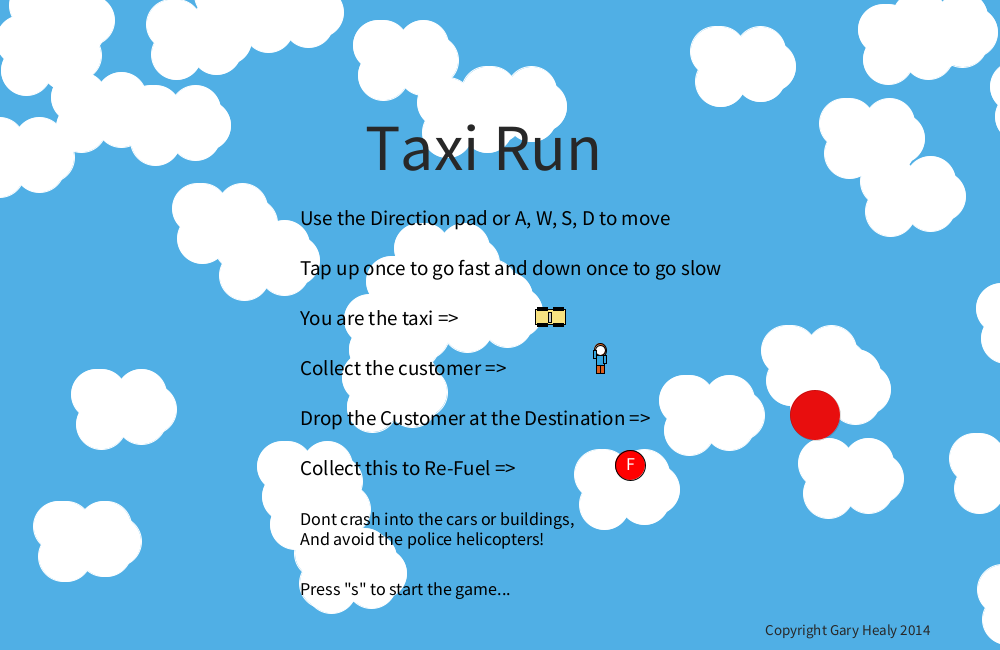
Frame 1 (no input)
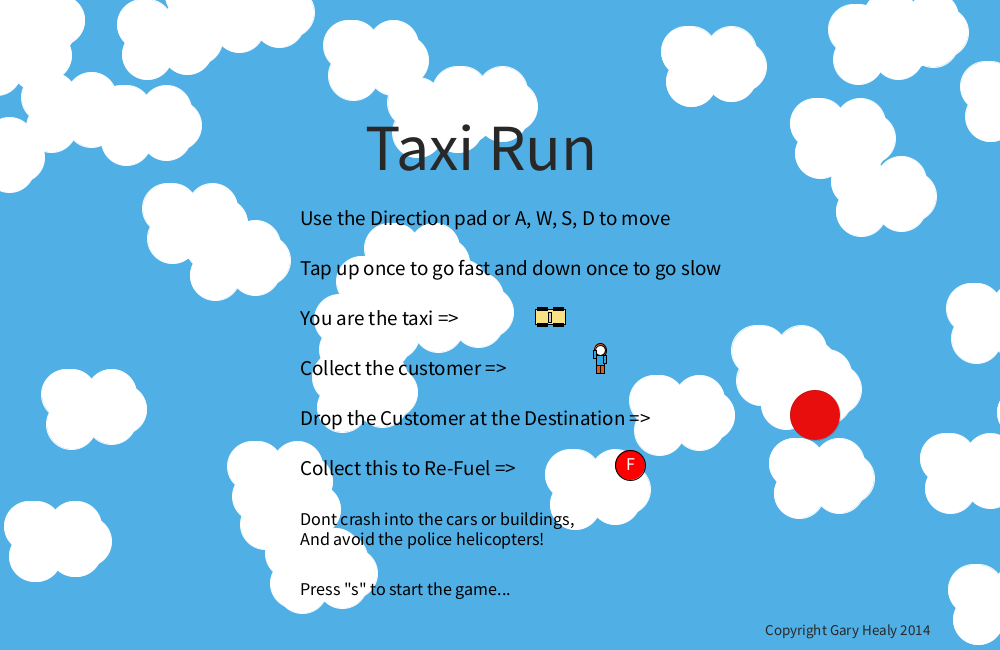
Frame 60 (the mouse pressed at the canvas centre just before this capture)
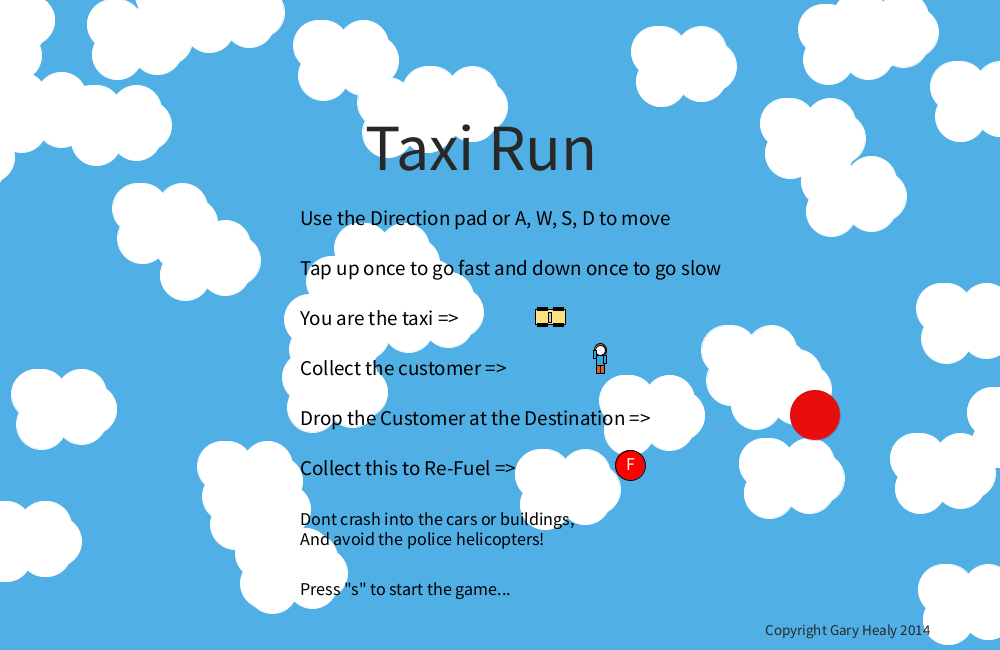
Frame 120 (the mouse held since frame 60 and released just before this capture)

The Processing sketch that drew these frames (run headless with seeded random() and noise(); from frame 60 on, the mouse is pressed at the canvas centre):

// Processing sketch: processing_157546
// ── processing_157546.pde

ArrayList<Customers> cust_dest;
ArrayList<Base> objects; 
MainMenu menu;
Score score;
Taxi taxi;
PoliceHelicopter police1;
PoliceHelicopter police2;
PoliceHelicopter police3;
Cars car1;
Cars car2;
Cars car3;
Cars car4;
Cars car5;
Cars car6;
Cars car7;
Cars car8;
Customers customer; 
Destination dest;
Buildings topLeft;
Buildings topRight;
Buildings bottomLeft;
Buildings bottomRight;
Header header;
Fuel fuel;
ReFuel rFuel;
int SIZE = 45;
Clouds clouds[] = new Clouds[SIZE];

void setup()
{
  size (1000, 650);
  background(180);

  //Menu
  menu = new MainMenu();
  for (int i = 0; i < SIZE; i ++)
  {
    clouds[i] = new Clouds();
  }
  
  //Customer / Destination
  cust_dest = new ArrayList<Customers>();
  customer = new Customers();
  dest = new Destination();
  cust_dest.add(customer);
  
  //Game Objects
  objects = new ArrayList<Base>();
  taxi = new Taxi();
  car1 = new Cars(260, 580, 445, 580, 445, 385, 70, 385, 71, 580, 25, random(0, 255), random(0, 255), random(0, 255));
  car2 = new Cars(261, 350, 445, 350, 445, 155, 70, 155, 71, 350, 30, random(0, 255), random(0, 255), random(0, 255));
  car3 = new Cars(661, 350, 555, 350, 555, 149, 931, 150, 931, 350, 25, random(0, 255), random(0, 255), random(0, 255));
  car4 = new Cars(661, 580, 555, 580, 555, 385, 931, 385, 931, 580, 20, random(0, 255), random(0, 255), random(0, 255));
  car5 = new Cars(445, 385, 70, 385, 71, 580, 260, 580, 445, 580, 25, random(0, 255), random(0, 255), random(0, 255));
  car6 = new Cars(445, 155, 70, 155, 71, 350, 261, 350, 445, 350, 30, random(0, 255), random(0, 255), random(0, 255));
  car7 = new Cars(555, 149, 931, 150, 931, 350, 661, 350, 555, 350, 25, random(0, 255), random(0, 255), random(0, 255)); 
  car8 = new Cars(555, 385, 931, 385, 931, 580, 661, 580, 555, 580, 20, random(0, 255), random(0, 255), random(0, 255)); 
  topLeft = new Buildings(width/4 + 5, height/4 + 70);
  bottomRight = new Buildings(width - width/4 - 15, height - height/4 - 30);   
  bottomLeft = new Buildings(width/4 + 5, height - height/4 - 30);
  topRight = new Buildings(width - width/4 - 15, height/4 + 70);
  fuel = new Fuel();
  rFuel = new ReFuel();
  police1 = new PoliceHelicopter(40, 960);
  police2 = new PoliceHelicopter(960, 620);
  police3 = new PoliceHelicopter(40, 620);
  
  objects.add(topLeft);
  objects.add(bottomRight);
  objects.add(bottomLeft);
  objects.add(topRight); 
  objects.add(taxi);
  objects.add(car1);
  objects.add(car2);
  objects.add(car3);
  objects.add(car4);
  objects.add(car5);
  objects.add(car6);
  objects.add(car7);
  objects.add(car8);
  objects.add(fuel);
  objects.add(police1);
  objects.add(police2);
  objects.add(police3);
  
  header = new Header();
  score = new Score();
}

void draw()
{ 
  if (menu.game == false)
  {
    background(#50afe5);
    for (int i = 0; i < SIZE; i ++)
    {
      clouds[i].draw();
      clouds[i].update();
      clouds[i].checkSides();
    }
    menu.logo();
    menu.instruction();
  }
  else if (menu.game == true)
  {
    if (customer.startGame == true)
    {
      customer.randomise();
      customer.startGame = false;
    }
    background(150);
    header.draw();
    
    for (Customers c : cust_dest)
    {
      c.draw();
      c.hitDetection();
      if (c.collected == true)
      {
        if (c.switch_beetween_cust_dest == true)
        {
          dest.randomise();
          cust_dest.add(dest);
        }
        else if (c.switch_beetween_cust_dest == false)
        {
          customer.randomise();
          cust_dest.add(customer);
          score.addScore();
        }
        cust_dest.remove(c);
        c.collected = false;
      }  
    }
    
    for (Base o : objects)
    {
      o.draw();
      o.update();
      o.checkSides();
      o.hitDetection();
      o.reFuel();
    }
    
    if (rFuel.remove == true)
    {
      rFuel.remove = false;
      objects.remove(rFuel);
    }  
    
    if (rFuel.place == false)
    {
      if (fuel.fuel < 85)
      {
        rFuel.place = true;
        if (rFuel.place == true)
        {
          rFuel.randomise();
          objects.add(rFuel);
        }
      }
    }
    score.draw();
  }
  if (taxi.alive == false)
  {
    //Getting error when put in for loop!!
    objects.remove(topLeft);
    objects.remove(bottomRight);
    objects.remove(bottomLeft);
    objects.remove(topRight); 
    objects.remove(taxi);
    objects.remove(car1);
    objects.remove(car2);
    objects.remove(car3);
    objects.remove(car4);
    objects.remove(car5);
    objects.remove(car6);
    objects.remove(car7);
    objects.remove(car8);
    objects.remove(fuel);
    objects.remove(police1);
    objects.remove(police2);
    objects.remove(police3);
    cust_dest.remove(customer);
    cust_dest.remove(dest);
    
    header.expandHeader();
    textSize(40);
    fill(32);
    text("Game Over!\nYou scored: " + score.score, width/2-125, height/2-100);
    text("Press the 'r' key \nto return to opening\nscreen! ", width/2-125, height/2+50);
    if (key == 'r' | key == 'R')
    {
      setup();
    }
  }
}
  
void keyPressed()
{
  //Menu Option
  if (key == 's' | key == 'S') 
  {
    if (menu.game == false)
    {
      menu.game = true;
    }
  }
  
  //Turning
  if (keyCode == LEFT || key == 'a' || key == 'A')
  {
    taxi.left = true;
  }
  if (keyCode == RIGHT || key == 'd' || key == 'D')
  {
    taxi.right = true;
  }
    
  //Speed
  if (keyCode == UP || key == 'w' || key == 'W')
  {
    if (taxi.fast == true)
      {    
        taxi.speed *= 1;
      }
      else
      {
        taxi.speed *= 1.5;
        taxi.fast = true;
      }
    }
    if (keyCode == DOWN || key == 's' || key == 'S')
    {
      if (taxi.fast == false)
      {    
        taxi.speed *= 1;
      }
      else
      {
        taxi.speed = 100;
        taxi.fast = false;
      }
    }
  }
  
  //Stopping Turning
  void keyReleased()
  {
    if (keyCode == LEFT || key == 'a' || key == 'A' )
    {
      taxi.left = false;
    }
    if (keyCode == RIGHT || key == 'd' || key == 'D')
    {
      taxi.right = false;
    }
  }


class Base
{
  PVector position;
  PVector velocity;
  PVector force;
  Boolean hitDetected = false;
  float look;
  float theta;
  float mass;
  float speed = 100;
  float timeDelta = 1.0f / 60.0f;   
  
  void draw()
  {
  }
  
  void reFuel()
  {
  }
  
  void update()
  {
  }
  
  void hitDetection()
  {
  }
  
  void randomise()
  {
    position.x = (random(4, 960));
    position.y = (random(4, 560));
    if (((position.y < 100) || position.x > topLeft.position.x- 168 && position.y < topLeft.position.y +100 && position.x < topLeft.position.x + 168 && position.y > topLeft.position.y - 68) || (position.x > topRight.position.x- 168 && position.y < topRight.position.y +100 && position.x < topRight.position.x + 168 && position.y > topRight.position.y - 68)|| (position.x > bottomRight.position.x- 168 && position.y < bottomRight.position.y +100 && position.x < bottomRight.position.x + 168 && position.y > bottomRight.position.y - 68)||(position.x > bottomLeft.position.x- 168 && position.y < bottomLeft.position.y +100 && position.x < bottomLeft.position.x + 168 && position.y > bottomLeft.position.y - 68))
    {
       randomise(); 
    }     
  }
  
  void checkSides()
  {
    if(position.y > height)
    {
      position.y = 110;
    }
    if(position.y < 110)
    {
      position.y = height;
    }
    if (position.x < 0)
    {
      position.x = width;
    }
    if (position.x > width)
    {
      position.x = 0;
    }
  }
}
class Buildings extends Base
{
  Buildings(int x, int y)
  {
    position = new PVector(x, y);
  }
  
  void draw()
  {
    fill(180);
    strokeWeight(0);
    //footpath
    rect (position.x, position.y + 23, 325, 150);
    stroke(100);
    fill(80);
    rect(position.x - 11, position.y + 16, 300, 130);
    strokeWeight(2);
    stroke(255);
    fill(#e7c687);
    rect(position.x, position.y, 300, 100);
    stroke(0);
    strokeWeight(2);
    fill(#9d8161);
    rect(position.x, position.y + 65, 300, 30);
    strokeWeight(0);
    rect(position.x+1, position.y - 47, 297, 3);
    fill(255);
    rect(position.x, position.y +50, 300, 3);
    stroke(150);
    fill(90);
    rect(position.x + 147, position.y + 1, 6, 96);
    stroke(0);
    fill(100);
    rect(position.x, position.y + 100, 324, 1);
    int x = 145, y = 58;
    for (int i = 0; i < 30; i ++)
    {
      strokeWeight(1);
      fill(255);
      rect(position.x - x, position.y + y, 4, 8);
      rect(position.x - x, position.y + y + 12, 3, 7);
      x -= 10;
    }
  } 
    
  void hitDetection()
  {
    if (taxi.position.x > position.x- 159 && taxi.position.y < position.y +93 && taxi.position.x < position.x + 159 && taxi.position.y > position.y - 59)
    {
      taxi.alive = false;
    }
  }
}
class Cars extends Base
{
  public WayPoints[] points = new WayPoints[5];
  PVector dest;
  int p = 0;
  int x, y;
  float r, g, b;
  float distance;
  
  boolean saveX = false, saveY = false;
  
  Cars(int d0x, int d0y, int d1x, int d1y, int d2x, int d2y, int d3x, int d3y, int d4x, int d4y,int s, float r, float g, float b) 
  {
    this.r = r;
    this.g = g;
    this.b = b;
    rectMode(CENTER);
    velocity = new PVector (0, 0);
    position = new PVector(d0x, d0y);
    theta = 0.0f;
    speed = s;
    points[0] = new WayPoints(d0x, d0y);
    points[1] = new WayPoints(d1x, d1y);
    points[2] = new WayPoints(d2x, d2y);
    points[3] = new WayPoints(d3x, d3y);
    points[4] = new WayPoints(d4x, d4y);
  }
  
  void draw()
  { 
    pushMatrix();
    theta = atan2(velocity.y, velocity.x);
    translate(position.x, position.y);
    rotate(-theta);
    fill(r, g, b);
    rect (0, 0, 30, 15);
    fill (0);
    rect (0 + 8, 0 + 8, 10, 3);
    rect (0 -8, 0 + 8, 10, 3);
    rect (0 -8, 0 - 8, 10, 3);
    rect (0 +8, 0 - 8, 10, 3);
    popMatrix();
  }
  
  void update()
  {
    dest = new PVector(points[p].points.x, points[p].points.y);
    velocity = PVector.sub(dest, position);
    velocity.normalize(); 
    position.add(PVector.mult(velocity, speed * timeDelta));
    
    position.x += velocity.x * timeDelta * speed;
    position.y += velocity.y * timeDelta * speed;
    velocity.limit(1.5);

    x = (int)position.x;
    y = (int)position.y;
    
    if (x == points[p].points.x)
    {
      saveX = true;
    }
    if (y == points[p].points.y)
    {
      saveY = true;
    }
    if (saveX == true && saveY == true)
    {
      if (p == 4)
      {
        p = 0;
      }
      else
      {
        p++;
      }
      saveX = false;
      saveY = false;
    } 
  }
  
  void hitDetection()
  {
    distance = dist(taxi.position.x, taxi.position.y, position.x, position.y);
    if (distance < 23)
    {
     taxi.alive = false;
    }
  }
}

class Clouds
{
  PVector position = new PVector(random(width+200), random(height));
  PVector velocity = new PVector(-0.5, 0);
  
  Clouds()
  {
    stroke(255); 
    fill(255);
    ellipse (position.x, position.y, 50, 50);
    ellipse (position.x+20, position.y+10, 50, 50);
    ellipse (position.x, position.y+5, 50, 50);
    ellipse (position.x, position.y, 50, 50);
  }
  
  void draw()
  {
    stroke(255); 
    fill(255);
    ellipse (position.x, position.y, 50, 50);
    ellipse (position.x+20, position.y+10, 50, 50);
    ellipse (position.x-10, position.y+5, 50, 50);
    ellipse (position.x+30, position.y, 50, 50);
    ellipse (position.x-20, position.y+15, 50, 50);
    ellipse (position.x+20, position.y-15, 50, 50);
    ellipse (position.x-20, position.y-15, 50, 50);
    ellipse (position.x-25, position.y-15, 50, 50);
    stroke(0);
  }
  
  void update()
  {
    position.add(velocity);
  }
  
  void checkSides()
  {
    if (position.x < -80)
    {
       position.x = 1000;
    } 
  }
}
class Customers extends Base
{
  boolean collected = false, startGame = true;
  boolean switch_beetween_cust_dest = false;
  
  Customers()
  {
    position = new PVector(random(4, 960), random(4, 560));
  }
  
  void draw()
  {
    fill(255);
    ellipse(position.x+18, position.y-20, 40, 20);
    fill(#da5f1e);
    ellipse(position.x, position.y, 12, 14);
    fill(255);
    ellipse(position.x, position.y, 10, 10);
    fill(#34a6e0);
    rect (position.x, position.y+10, 8, 10);
    rect (position.x, position.y+10, 8, 10);
    rect (position.x+5, position.y+9, 3, 8);
    rect (position.x-5, position.y+4, 3, 8);
    fill(#da5f1e);
    rect (position.x+2, position.y+19, 4, 8);
    rect (position.x-2, position.y+19, 4, 8);
    fill(0);
    text("TAXI!", position.x+5, position.y -15, 30); 
  }
  
  void hitDetection()
  {
    if (taxi.position.x > position.x- 20 && taxi.position.y < position.y +38 && taxi.position.x < position.x + 23 && taxi.position.y > position.y - 21)
    {
      collected = true;
      if (switch_beetween_cust_dest == true)
      {
        switch_beetween_cust_dest = false;
        dest.switch_beetween_cust_dest = false;
      }
      else
      {
        switch_beetween_cust_dest = true;
        dest.switch_beetween_cust_dest = true;
      }
    }
  }  
  
  void menuVersion()
  {
    fill(#da5f1e);
    ellipse(width / 2 + 100, height / 2 + 25, 12, 14);
    fill(255);
    ellipse(width / 2 + 100, height / 2 + 25, 10, 10);
    fill(#34a6e0);
    rect (width / 2 + 100, height / 2 + 35, 8, 10);
    rect (width / 2 + 100, height / 2 + 35, 8, 10);
    rect (width / 2 + 105, height / 2 + 34, 3, 8);
    rect (width / 2 + 95, height / 2 + 29, 3, 8);
    fill(#da5f1e);
    rect (width / 2 + 102, height / 2 + 44, 4, 8);
    rect (width / 2 + 98, height / 2 + 44, 4, 8);
    fill(0); 
  }
}
class Destination extends Customers
{
  Destination()
  {
    position = new PVector(random(4, 960), random(4, 560));
  }
  
  void draw()
  {
    strokeWeight(0);
    fill(#e80e0e);
    ellipse(position.x, position.y, 50, 50);
    strokeWeight(1);
  }
  
  void hitDetection()
  {
    if (taxi.position.x > position.x- 20 && taxi.position.y < position.y +38 && taxi.position.x < position.x + 23 && taxi.position.y > position.y - 21)
    {
      collected = true;
      if (switch_beetween_cust_dest == true)
      {
        switch_beetween_cust_dest = false;
        customer.switch_beetween_cust_dest = false;
      }
      else
      {
        switch_beetween_cust_dest = true;
        customer.switch_beetween_cust_dest = true;
      }
    }
  }
  
  void menuVersion()
  {
    strokeWeight(0);
    fill(#e80e0e);
    ellipse(width/2 + 315, height/2 +90, 50, 50);
    strokeWeight(1);
  }
}
class Fuel extends Base
{
  float fuel = 190;
  float counter = 0;
  String s = "Fuel";
  float r = 0, g = 255, b = 0;
  boolean rf = false;
  
  Fuel()
  {
    position = new PVector (width/2 + 360, 65);
  }
  
  void draw()
  {
    fill(255);
    textSize(18);
    text (s, width / 2 + 340, 35);
    fill(r, g, b);
    rect(position.x, 65, fuel, 30);
    counter++;
    if (counter == 10)
    {
      r += 2;
      g -=1;
      fuel--;
      counter = 0;
    }
    if (fuel == 0)
    {
      taxi.alive = false;
    }
  }
 
}
class Header
{
  String header = "Taxi Run!";
  int x = 0, y = 50;
  
  void draw()
  {
    fill(#50afe5);
    strokeWeight(2);
    rect(500, y, y + 950, y + 50);
    strokeWeight(1);
    
    textSize(50);
    fill(255);
    text(header, 400, 65);
    textSize(10);
  }
  
  void expandHeader()
  {
    y += 4;
    if (y > 320)
    {
      y = 320;
    }
  }
}
class MainMenu
{ 
  Taxi t = new Taxi();
  Customers c = new Customers();
  Destination d = new Destination();
  ReFuel f = new ReFuel();
  
  boolean game = false;

  void logo()
  {
    fill(20);
    fill(40);
    textSize(66);
    text("Taxi Run", width/2 - 135, 170);
    textSize(15);
    text("Copyright Gary Healy 2014", width - 235, height - 15);
  }
  
  void instruction()
  {
    textSize(21);
    fill(0);
    text("Use the Direction pad or A, W, S, D to move", width/2 - 200, height/2 - 100);
    text("Tap up once to go fast and down once to go slow", width/2 - 200, height/2 - 50);
    text("You are the taxi => ", width/2 - 200, height/2);
    t.menuVersion();
    fill(0);
    text("Collect the customer => ", width/2 - 200, height/2 + 50); 
    c.menuVersion();
    text("Drop the Customer at the Destination => ", width/2 - 200, height/2 + 100); 
    d.menuVersion();
    fill(0);
    text("Collect this to Re-Fuel => ", width/2 - 200, height/2 + 150);
    f.menuVersion();
    fill(0);
    text("Dont crash into the cars or buildings,", width/2 - 200, height/2 + 200);
    text("And avoid the police helicopters!", width/2 - 200, height/2 + 220);
    text("Press \"s\" to start the game...  ", width/2 - 200, height/2 + 270);
  }
  
}
class PoliceHelicopter extends Base
{
  PVector dest;
  Boolean arrived = false, saveX = false, saveY = false;
  float v = 10, angle = 0, distance;
  int x, y, dest_x, dest_y;
  
  PoliceHelicopter(int a, int b)
  {
    rectMode(CENTER);
    position = new PVector (a, b);
    velocity = new PVector (0, 0);
    theta = 0.0f;
    speed = 30;
  }
  
  void draw()
  {
    pushMatrix();
    theta = atan2(velocity.y, velocity.x);
    translate(position.x, position.y);
    rotate(theta);
    fill(100);
    fill(#264ba0);
    rect(0 - 40, 0 + 5, 5, 5);
    fill(#FF0000);
    rect(0 - 40, 0 - 5, 5, 5);
    fill(255);
    rect(0 - 25, 0, 43, 5);
    fill(#264ba0);
    ellipse(0, 0, 45, 25);
    fill(220);
    rotate(angle);
    rectMode(CENTER);
    line(-50, 0,+50, 0);
    line(0, -50, 0, +50);
    popMatrix();
    
    angle += v;
  }
  
  void update()
  {
   if (arrived == false)
   {
     dest = new PVector (random(40, 960), random(120, 620));
     arrived = true;
   }
   dest_x = (int)dest.x;
   dest_y = (int)dest.y;
   velocity = PVector.sub(dest, position);
   velocity.normalize(); 
   position.add(PVector.mult(velocity, speed * timeDelta));
    
   position.x += velocity.x * timeDelta * speed;
   position.y += velocity.y * timeDelta * speed;
   velocity.limit(1.5);
   
   x = (int)position.x;
   y = (int)position.y;
   
   if (x == dest_x)
   { 
     saveX = true;
   } 
   if (y == dest_y)
   {
     saveY = true;
   }
   if (saveX == true && saveY == true)
   {
     arrived = false;
     saveX = false;
     saveY = false;
   }
  }
  
  void hitDetection()
  {
    distance = dist(taxi.position.x, taxi.position.y, position.x, position.y);
    if (distance < 29)
    {
      taxi.alive = false;
    }
  }
}
class ReFuel extends Base
{
  String s = "F";
  boolean place = false, remove = false;
  float distance;
  
  ReFuel()
  {
     position = new PVector(random(4, 994), random(4, 560));
  }
  
  void draw()
  {
    fill(#ff0000);
    ellipse(position.x + 4, position.y - 5, 30, 30);
    fill(255);
    textSize(18);
    text (s, position.x, position.y);
  }
  
  void hitDetection()
  {
    distance = dist(taxi.position.x, taxi.position.y, position.x, position.y);
    if (distance < 24)
    {
      score.subScore();
      fuel.fuel = 190;
      fuel.r = 0;
      fuel.g = 255;
      place = false;
      remove = true;
    }
  }
  
  void menuVersion()
  {
    fill(#ff0000);
    ellipse(width/2 + 130, height/2 + 140, 30, 30);
    fill(255);
    textSize(18);
    text (s, width/2 + 126, height/2 + 145);
  }
}
class Score
{
  String s = "Score: ";
  int score = 0;
  
  
  void draw()
  {
    textSize(32);
    fill(255);
    text (s, 10, 60);
    text(score, 120, 60);
    textSize(10);
  }
  
  void addScore()
  {
    score += 100;
  } 
  
  void subScore()
  {
    score -= 25;
  }

}

class Taxi extends Base
{
  boolean left = false, right = false, fast = false;
  boolean alive = true;
  
  Taxi()
  {
    rectMode(CENTER);
    velocity = new PVector (0, 0);
    position = new PVector (width/2, height - 20);
    theta = 0.0f;
  }
  
  void draw()
  { 
       pushMatrix();
       translate(position.x, position.y);
       rotate(-theta);
       fill(#f8e281);
       rect (0, 0, 30, 15);
       fill (0);
       rect (0 + 8, 0 + 8, 10, 3);
       rect (0 -8, 0 + 8, 10, 3);
       rect (0 -8, 0 - 8, 10, 3);
       rect (0 +8, 0 - 8, 10, 3);
       fill(200);
       rect (0, 0, 3, 10);
       popMatrix();
  }
  
  void update()
  {
    if (left == true)
    {
       theta += 0.04;
    }
    if (right == true)
    {
       theta -= 0.04;
    }
    velocity.x = cos(-theta);
    velocity.y = sin(-theta);
    position.x += velocity.x * timeDelta * speed;
    position.y += velocity.y * timeDelta * speed;
    velocity.limit(1.5);
  }
  
  void checkSides()
  {
    if(position.y > height)
    {
      position.y = 110;
    }
    if(position.y < 110)
    {
      position.y = height;
    }
    if (position.x < 0)
    {
      position.x = width;
    }
    if (position.x > width)
    {
      position.x = 0;
    }
  }
  
  void menuVersion()
  {
    fill(#f8e281);
    rect (width/2 + 50, height/2 - 8, 30, 15);
    fill (0);
    rect (width/2 + 58, height/2, 10, 3);
    rect (width/2 +42, height/2, 10, 3);
    rect (width/2 +42, height/2 - 16, 10, 3);
    rect (width/2 +58, height/2 - 16, 10, 3);
    fill(200);     
    rect (width/2 + 50, height/2 - 8, 3, 10);
  }
  
}


class WayPoints
{
  PVector points;
  Boolean Arrived = false;
  
  WayPoints(int x, int y)
  {
    points = new PVector(x, y);
  }
}
